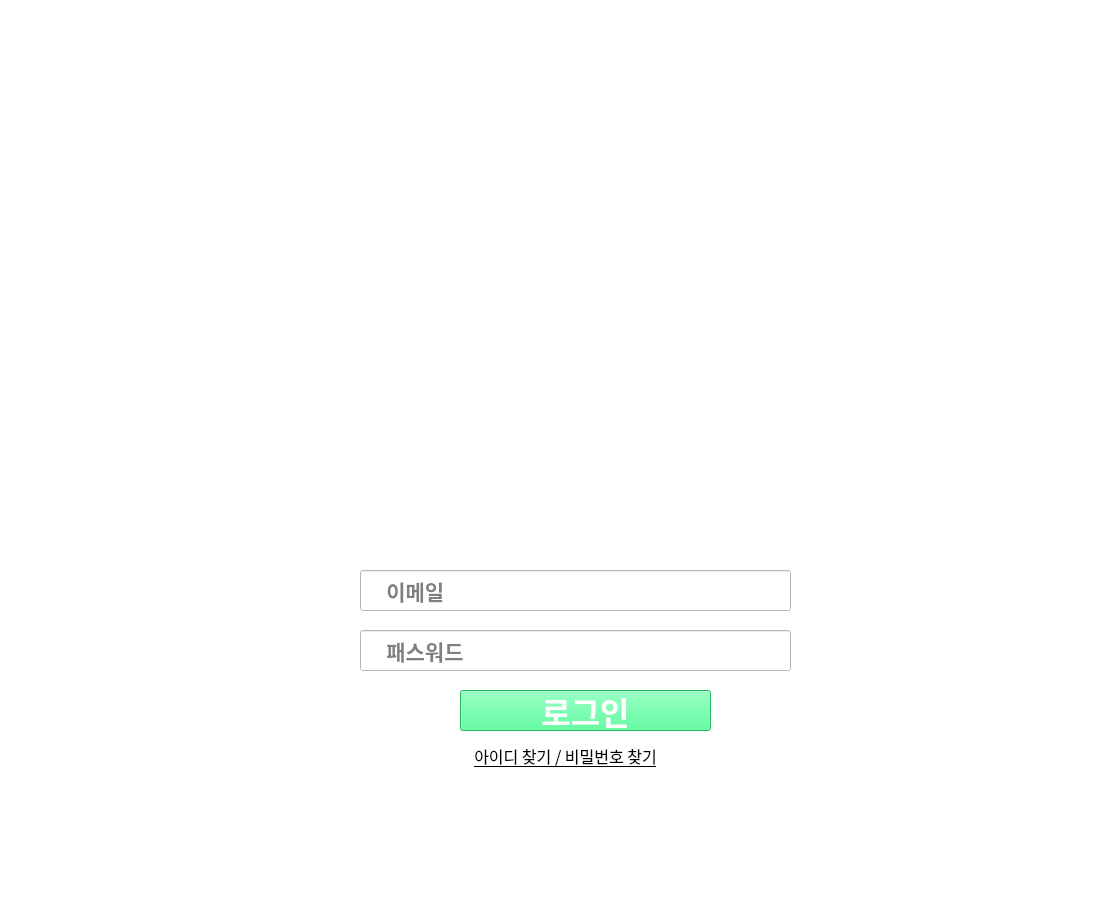
<?xml version="1.0" encoding="UTF-8"?>
<ui version="4.0">
 <class>LoginWindow</class>
 <widget class="QMainWindow" name="LoginWindow">
  <property name="geometry">
   <rect>
    <x>0</x>
    <y>0</y>
    <width>1113</width>
    <height>904</height>
   </rect>
  </property>
  <property name="windowTitle">
   <string>LoginWindow</string>
  </property>
  <property name="styleSheet">
   <string notr="true">background-color:rgb(255, 255, 255)</string>
  </property>
  <widget class="QWidget" name="centralwidget">
   <widget class="QLabel" name="logo">
    <property name="geometry">
     <rect>
      <x>290</x>
      <y>60</y>
      <width>571</width>
      <height>471</height>
     </rect>
    </property>
    <property name="text">
     <string/>
    </property>
    <property name="textFormat">
     <enum>Qt::AutoText</enum>
    </property>
    <property name="pixmap">
     <pixmap resource="../../../Pictures/캡디/myres.qrc">:/icon/ESL_logo.png</pixmap>
    </property>
   </widget>
   <widget class="QLineEdit" name="email_input">
    <property name="geometry">
     <rect>
      <x>360</x>
      <y>570</y>
      <width>431</width>
      <height>41</height>
     </rect>
    </property>
    <property name="font">
     <font>
      <family>Arial</family>
      <pointsize>16</pointsize>
      <weight>75</weight>
      <bold>true</bold>
     </font>
    </property>
    <property name="placeholderText">
     <string>    이메일</string>
    </property>
   </widget>
   <widget class="QLineEdit" name="passwd_input">
    <property name="geometry">
     <rect>
      <x>360</x>
      <y>630</y>
      <width>431</width>
      <height>41</height>
     </rect>
    </property>
    <property name="font">
     <font>
      <family>Arial</family>
      <pointsize>16</pointsize>
      <weight>75</weight>
      <bold>true</bold>
     </font>
    </property>
    <property name="placeholderText">
     <string>    패스워드</string>
    </property>
   </widget>
   <widget class="QPushButton" name="login_button">
    <property name="geometry">
     <rect>
      <x>460</x>
      <y>690</y>
      <width>251</width>
      <height>41</height>
     </rect>
    </property>
    <property name="palette">
     <palette>
      <active>
       <colorrole role="WindowText">
        <brush brushstyle="SolidPattern">
         <color alpha="255">
          <red>255</red>
          <green>255</green>
          <blue>255</blue>
         </color>
        </brush>
       </colorrole>
       <colorrole role="Button">
        <brush brushstyle="SolidPattern">
         <color alpha="255">
          <red>51</red>
          <green>255</green>
          <blue>136</blue>
         </color>
        </brush>
       </colorrole>
       <colorrole role="Text">
        <brush brushstyle="SolidPattern">
         <color alpha="255">
          <red>255</red>
          <green>255</green>
          <blue>255</blue>
         </color>
        </brush>
       </colorrole>
       <colorrole role="ButtonText">
        <brush brushstyle="SolidPattern">
         <color alpha="255">
          <red>255</red>
          <green>255</green>
          <blue>255</blue>
         </color>
        </brush>
       </colorrole>
       <colorrole role="Base">
        <brush brushstyle="SolidPattern">
         <color alpha="255">
          <red>51</red>
          <green>255</green>
          <blue>136</blue>
         </color>
        </brush>
       </colorrole>
       <colorrole role="Window">
        <brush brushstyle="SolidPattern">
         <color alpha="255">
          <red>51</red>
          <green>255</green>
          <blue>136</blue>
         </color>
        </brush>
       </colorrole>
       <colorrole role="PlaceholderText">
        <brush brushstyle="NoBrush">
         <color alpha="128">
          <red>255</red>
          <green>255</green>
          <blue>255</blue>
         </color>
        </brush>
       </colorrole>
      </active>
      <inactive>
       <colorrole role="WindowText">
        <brush brushstyle="SolidPattern">
         <color alpha="255">
          <red>255</red>
          <green>255</green>
          <blue>255</blue>
         </color>
        </brush>
       </colorrole>
       <colorrole role="Button">
        <brush brushstyle="SolidPattern">
         <color alpha="255">
          <red>51</red>
          <green>255</green>
          <blue>136</blue>
         </color>
        </brush>
       </colorrole>
       <colorrole role="Text">
        <brush brushstyle="SolidPattern">
         <color alpha="255">
          <red>255</red>
          <green>255</green>
          <blue>255</blue>
         </color>
        </brush>
       </colorrole>
       <colorrole role="ButtonText">
        <brush brushstyle="SolidPattern">
         <color alpha="255">
          <red>255</red>
          <green>255</green>
          <blue>255</blue>
         </color>
        </brush>
       </colorrole>
       <colorrole role="Base">
        <brush brushstyle="SolidPattern">
         <color alpha="255">
          <red>51</red>
          <green>255</green>
          <blue>136</blue>
         </color>
        </brush>
       </colorrole>
       <colorrole role="Window">
        <brush brushstyle="SolidPattern">
         <color alpha="255">
          <red>51</red>
          <green>255</green>
          <blue>136</blue>
         </color>
        </brush>
       </colorrole>
       <colorrole role="PlaceholderText">
        <brush brushstyle="NoBrush">
         <color alpha="128">
          <red>255</red>
          <green>255</green>
          <blue>255</blue>
         </color>
        </brush>
       </colorrole>
      </inactive>
      <disabled>
       <colorrole role="WindowText">
        <brush brushstyle="SolidPattern">
         <color alpha="255">
          <red>255</red>
          <green>255</green>
          <blue>255</blue>
         </color>
        </brush>
       </colorrole>
       <colorrole role="Button">
        <brush brushstyle="SolidPattern">
         <color alpha="255">
          <red>51</red>
          <green>255</green>
          <blue>136</blue>
         </color>
        </brush>
       </colorrole>
       <colorrole role="Text">
        <brush brushstyle="SolidPattern">
         <color alpha="255">
          <red>255</red>
          <green>255</green>
          <blue>255</blue>
         </color>
        </brush>
       </colorrole>
       <colorrole role="ButtonText">
        <brush brushstyle="SolidPattern">
         <color alpha="255">
          <red>255</red>
          <green>255</green>
          <blue>255</blue>
         </color>
        </brush>
       </colorrole>
       <colorrole role="Base">
        <brush brushstyle="SolidPattern">
         <color alpha="255">
          <red>51</red>
          <green>255</green>
          <blue>136</blue>
         </color>
        </brush>
       </colorrole>
       <colorrole role="Window">
        <brush brushstyle="SolidPattern">
         <color alpha="255">
          <red>51</red>
          <green>255</green>
          <blue>136</blue>
         </color>
        </brush>
       </colorrole>
       <colorrole role="PlaceholderText">
        <brush brushstyle="NoBrush">
         <color alpha="128">
          <red>255</red>
          <green>255</green>
          <blue>255</blue>
         </color>
        </brush>
       </colorrole>
      </disabled>
     </palette>
    </property>
    <property name="font">
     <font>
      <family>나눔스퀘어 Bold</family>
      <pointsize>24</pointsize>
      <weight>75</weight>
      <bold>true</bold>
     </font>
    </property>
    <property name="styleSheet">
     <string notr="true">background-color: rgb(51, 255, 136);
color: rgb(255, 255, 255);</string>
    </property>
    <property name="text">
     <string>로그인</string>
    </property>
   </widget>
   <widget class="QPushButton" name="find_id_pw">
    <property name="geometry">
     <rect>
      <x>460</x>
      <y>740</y>
      <width>211</width>
      <height>31</height>
     </rect>
    </property>
    <property name="font">
     <font>
      <family>나눔스퀘어</family>
      <pointsize>12</pointsize>
      <weight>50</weight>
      <bold>false</bold>
      <underline>true</underline>
     </font>
    </property>
    <property name="text">
     <string>아이디 찾기 / 비밀번호 찾기</string>
    </property>
    <property name="flat">
     <bool>true</bool>
    </property>
   </widget>
  </widget>
  <widget class="QMenuBar" name="menubar">
   <property name="geometry">
    <rect>
     <x>0</x>
     <y>0</y>
     <width>1113</width>
     <height>21</height>
    </rect>
   </property>
  </widget>
  <widget class="QStatusBar" name="statusbar"/>
 </widget>
 <resources>
  <include location="../../../Pictures/캡디/myres.qrc"/>
 </resources>
 <connections/>
</ui>
